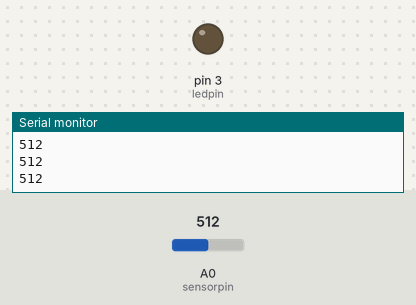
The sketch below on a simulated Arduino Uno, built with avr-gcc and run on an emulated ATmega328P. Shown: output pins drawn as LEDs (lit = HIGH), the last lines printed to the serial monitor. The inputs (shaded band) are chosen by the test bench; at power-on: A0 (sensorpin) = 512.

Above: at 1.2 s.
1.3 s: A0 (sensorpin) set to 381
2.8 s: A0 (sensorpin) set to 357
At 3.3 s:
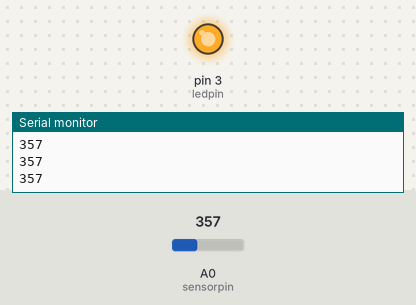
4.3 s: A0 (sensorpin) set to 380
At 5.5 s:
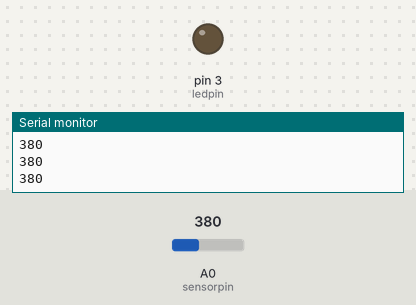
5.8 s: A0 (sensorpin) set to 360
At 6.8 s:
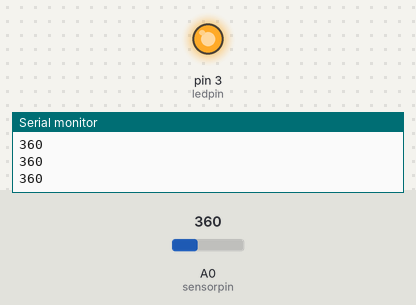
Timing chart, 0 to 8.3 s (numbered marks = the images above; inputs shaded):
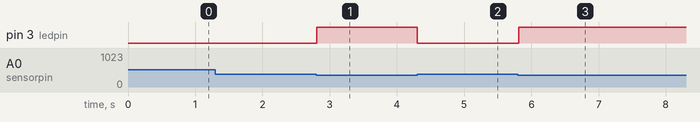

Measured:
- the behaviour switches between 370 and 369 on A0 (sensorpin) (found by bisection; images 0 and 1)
- after the input at 2.8 s, pin 3 (ledpin): LOW → HIGH at once
- after the input at 4.3 s, pin 3 (ledpin): HIGH → LOW at once
- after the input at 5.8 s, pin 3 (ledpin): LOW → HIGH at once

The sketch:

EXP_6.ino
```cpp
int sensorpin=A0;
int ledpin=3;

int sensorvalue=0;

void setup()
{
   Serial.begin(9600);
   pinMode(ledpin,OUTPUT);

}

void loop()
{
  sensorvalue=analogRead(sensorpin);
  Serial.println(sensorvalue);

  if(sensorvalue<370)
  {
    digitalWrite(ledpin,HIGH);

  }
  else if(sensorvalue>370)
  {
    digitalWrite(ledpin,LOW);
  }
}  
```
